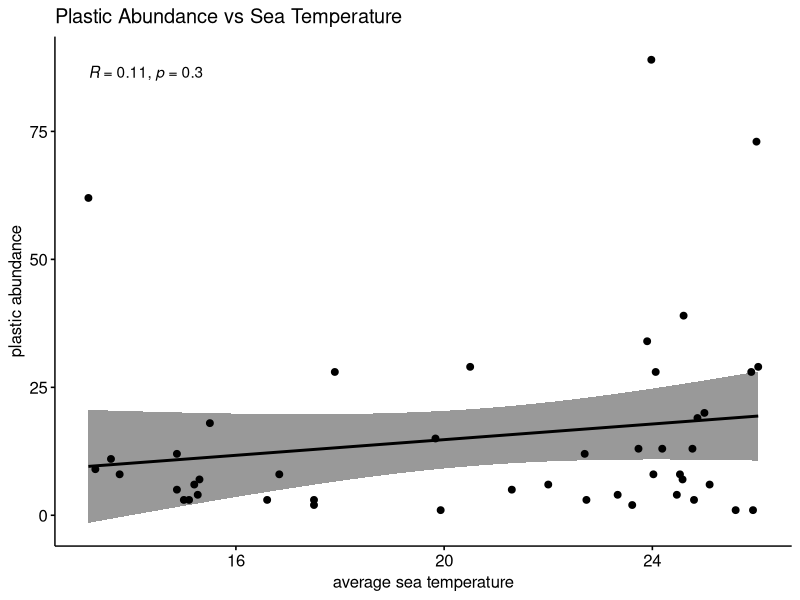
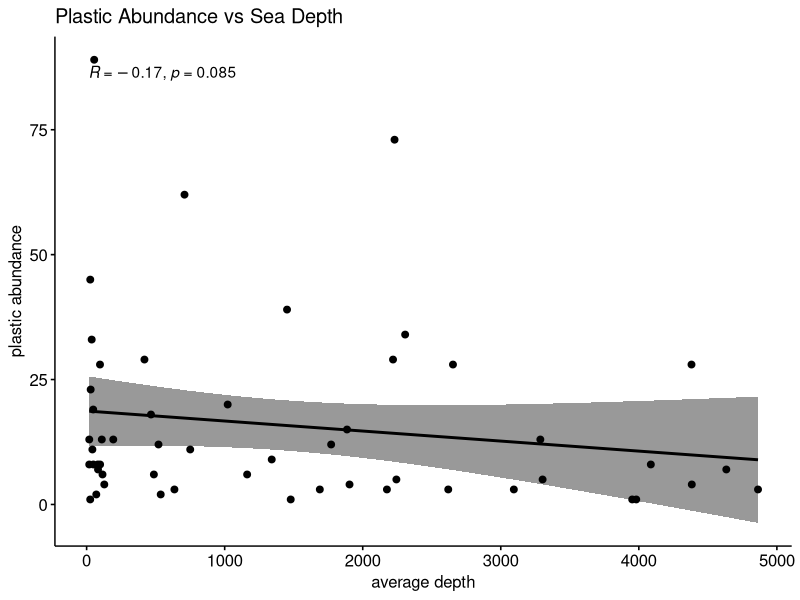
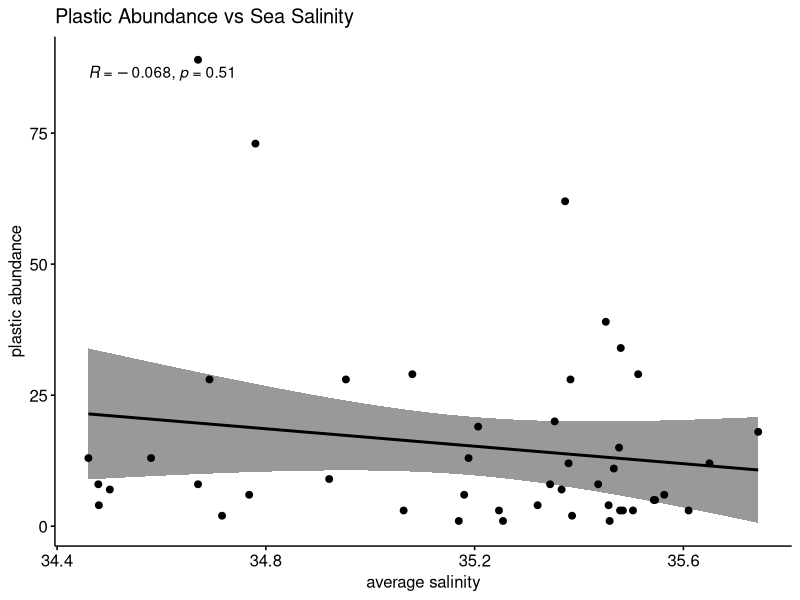

Generate these figures, in order, with R:
## ---- chunk 1
library(readr)
library(ggpubr)
library(tidyverse)
## ---- chunk 2
nettows_info <- read_csv("data/nettows_info.csv")
plastics_info <- read_csv("data/plastics_info.csv")
## ---- chunk 3
plastics_abund <- count(plastics_info, NetStation)

avtemp <- nettows_info %>% 
  group_by(NetStation) %>%
  summarize(averaged.ST = mean(SeaTemperature)) 

avdepth <- nettows_info %>% 
  group_by(NetStation) %>%
  summarize(averaged.depth = mean(Depth)) 

avsalinity <- nettows_info %>% 
  group_by(NetStation) %>%
  summarize(averaged.sal = mean(Salinity)) 

## ---- chunk 4
list <- list(plastics_abund, avtemp, avdepth, avsalinity)      
data <- Reduce(function(x, y) merge(x, y, all=TRUE), list) 
## ---- chunk 5
head(data, 5)
## ---- chunk 6
shapiro.test(data$n)
shapiro.test(data$averaged.ST)
shapiro.test(data$averaged.depth)
shapiro.test(data$averaged.sal)
## ---- chunk 7
#Scatter plot of plastic abundance and average sea temperature
ggscatter(data, x = "averaged.ST", y = "n", 
          add = "reg.line", conf.int = TRUE, 
          cor.coef = TRUE, cor.method = "kendall",
          title = "Plastic Abundance vs Sea Temperature", 
          xlab = "average sea temperature", ylab = "plastic abundance")

#Scatter plot of plastic abundance and average depth
ggscatter(data, x = "averaged.depth", y = "n", 
          add = "reg.line", conf.int = TRUE, 
          cor.coef = TRUE, cor.method = "kendall",
          title = "Plastic Abundance vs Sea Depth", 
          xlab = "average depth", ylab = "plastic abundance")

#Scatter plot of plastic abundance and average salinity
ggscatter(data, x = "averaged.sal", y = "n", 
          add = "reg.line", conf.int = TRUE, 
          cor.coef = TRUE, cor.method = "kendall",
          title = "Plastic Abundance vs Sea Salinity", 
          xlab = "average salinity", ylab = "plastic abundance")

## ---- chunk 8
temperature_kendall <- cor.test(data$n, data$averaged.ST, 
                method = "kendall")
depth_kendall <- cor.test(data$n, data$averaged.depth, 
                method = "kendall")
salinity_kendall <- cor.test(data$n, data$averaged.sal, 
                method = "kendall")
## ---- chunk 9
temperature_kendall
#tau = 0.1086, p = 0.2963
depth_kendall
#tau = -0.1657, p = 0.08502
salinity_kendall
#tau = -0.06806, p = 0.5124
